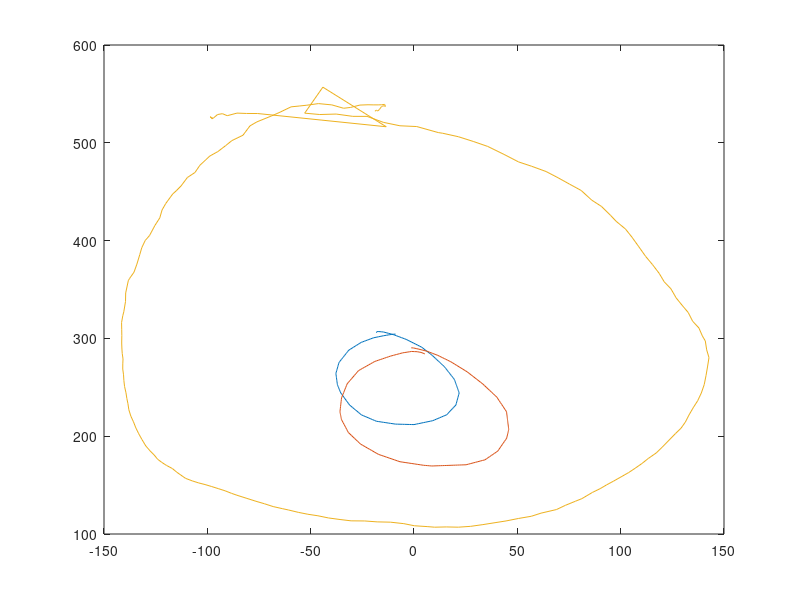

Write the MATLAB code that produced this figure. (Note: this script raises an error after producing the figure.)
clear all; close all; clc;

% This script changes data!
% Scaling data:
% Since the real size of the digit doesn't really matter we can scale the
% data

load("./data/data_reduced_222.mat");
data = data_reduced_222;

x=data{1,1};
X1 = x(:,1);
Y1 = x(:,2);

x=data{2,1};
X2 = x(:,1);
Y2 = x(:,2);

x=data{3,1};
X3 = x(:,1);
Y3 = x(:,2);

figure;
plot(X1,Y1)
hold on;
plot(X2,Y2)
plot(X3,Y3)


for i = 1:size(data,1)
    coords = data{i,1};
    data{i,1} = scale(coords);
end

x=data{1,1};
X1 = x(:,1);
Y1 = x(:,2);

x=data{2,1};
X2 = x(:,1);
Y2 = x(:,2);

x=data{3,1};
X3 = x(:,1);
Y3 = x(:,2);

figure;
plot(X1,Y1)
hold on;
plot(X2,Y2)
plot(X3,Y3)

data_reduced_222_scaled = data;

save('./data/data_reduced_222_scaled.mat','data_reduced_222_scaled');

